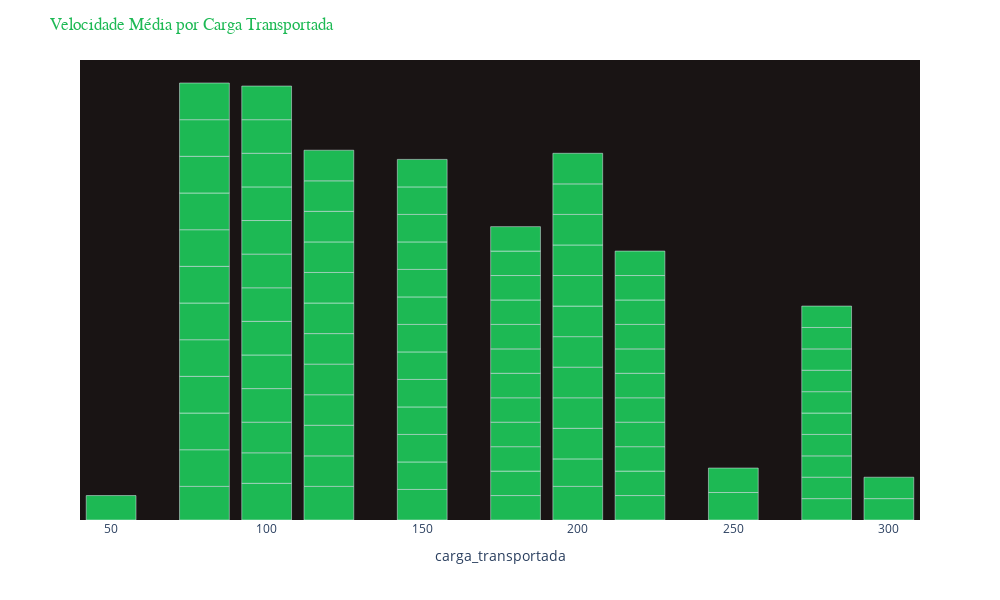

Here is the notebook cell this chart was saved with:
### Markdown cell above
## Visualização destes resultados prévios

### Code cell
x = 'carga_transportada'
y = 'velocidade_media'

fig = px.bar(df, x=x, y=y)

fig.update_traces(marker_color='#1db954')
fig.update_layout(
    title_text='Velocidade Média por Carga Transportada',
    title_font_family='Courier New',
    title_font_color='#1db954',
    plot_bgcolor='#191414',
    height=600,
    width=1000
)
fig.update_xaxes(showgrid=False, zeroline=False, visible=True)
fig.update_yaxes(showgrid=False, zeroline=False, visible=False, hoverformat=False)

fig.show()

### Figure 1 — Plotly figure (JSON) as saved in the notebook; plotly's stock layout.template omitted (floating-point values rounded to 4 significant figures)
{"data": [{"alignmentgroup": "True", "hovertemplate": "carga_transportada=%{x}<br>velocidade_media=%{y}<extra></extra>", "legendgroup": "", "marker": {"color": "#1db954", "pattern": {"shape": ""}}, "name": "", "offsetgroup": "", "orientation": "v", "showlegend": false, "textposition": "auto", "type": "bar", "x": [100, 200, 50, 150, 250, 80, 180, 300, 100, 150, 120, 250, 100, 200, 80, 180, 300, 120, 150, 220, 100, 200, 80, 180, 280, 120, 150, 220, 100, 200, 80, 180, 280, 120, 150, 220, 100, 200, 80, 180, 280, 120, 150, 220, 100, 200, 80, 180, 280, 120, 150, 220, 100, 200, 80, 180, 280, 120, 150, 220, 100, 200, 80, 180, 280, 120, 150, 220, 100, 200, 80, 180, 280, 120, 150, 220, 100, 200, 80, 180, 280, 120, 150, 220, 100, 200, 80, 180, 280, 120, 150, 220, 100, 200, 80, 180, 280, 120, 150, 220], "xaxis": "x", "y": [60, 55, 40, 50, 45, 55, 40, 35, 50, 45, 55, 40, 50, 45, 60, 40, 35, 50, 45, 40, 55, 50, 60, 40, 35, 50, 45, 40, 55, 50, 60, 40, 35, 50, 45, 40, 55, 50, 60, 40, 35, 50, 45, 40, 55, 50, 60, 40, 35, 50, 45, 40, 55, 50, 60, 40, 35, 50, 45, 40, 55, 50, 60, 40, 35, 50, 45, 40, 55, 50, 60, 40, 35, 50, 45, 40, 55, 50, 60, 40, 35, 50, 45, 40, 55, 50, 60, 40, 35, 50, 45, 40, 55, 50, 60, 40, 35, 50, 45, 40], "yaxis": "y"}], "layout": {"barmode": "relative", "height": 600, "legend": {"tracegroupgap": 0}, "margin": {"t": 60}, "plot_bgcolor": "#191414", "title": {"font": {"color": "#1db954", "family": "Courier New"}, "text": "Velocidade Média por Carga Transportada"}, "width": 1000, "xaxis": {"anchor": "y", "domain": [0, 1], "showgrid": false, "title": {"text": "carga_transportada"}, "visible": true, "zeroline": false}, "yaxis": {"anchor": "x", "domain": [0, 1], "hoverformat": "False", "showgrid": false, "title": {"text": "velocidade_media"}, "visible": false, "zeroline": false}}}
